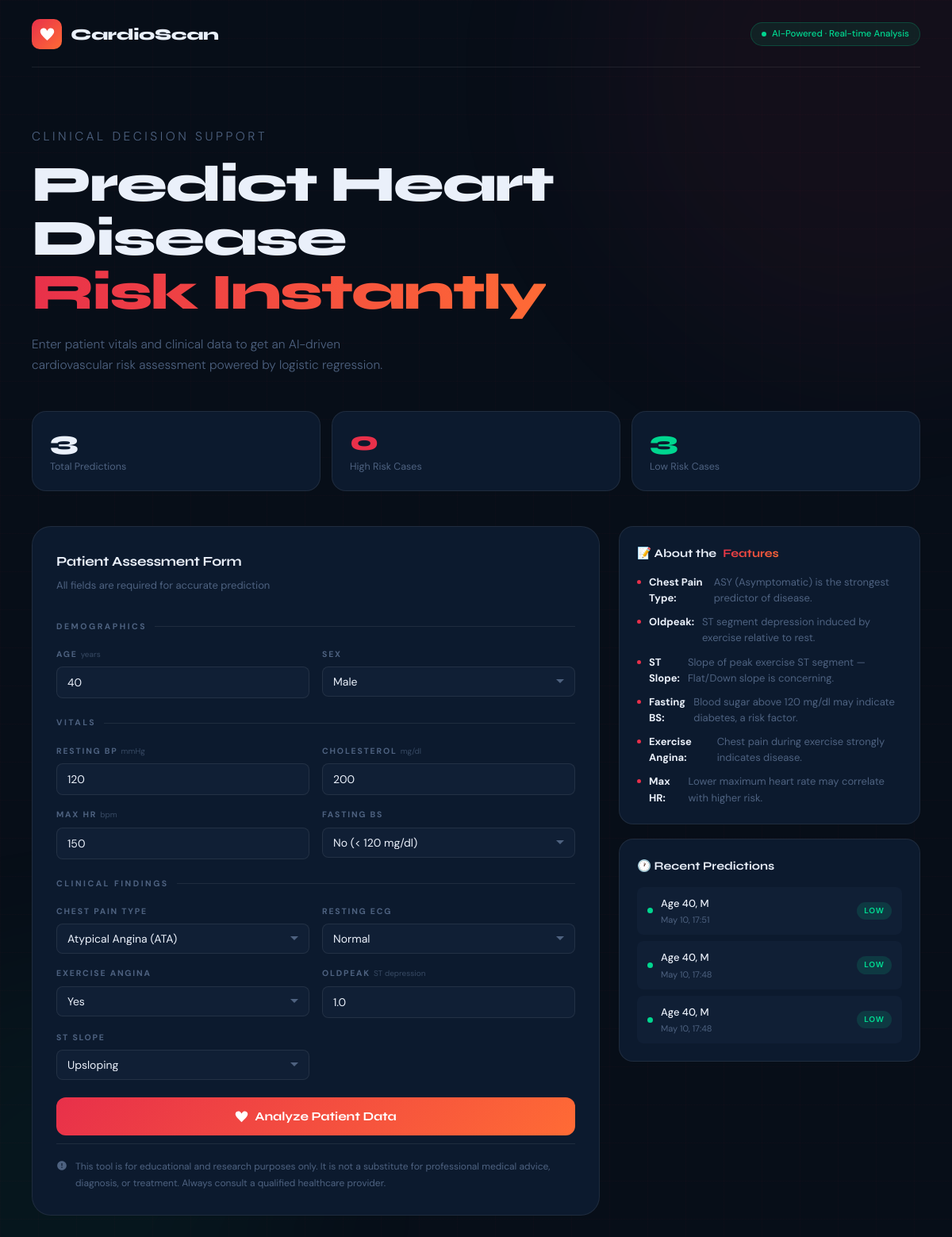
Before: / with the older database file.
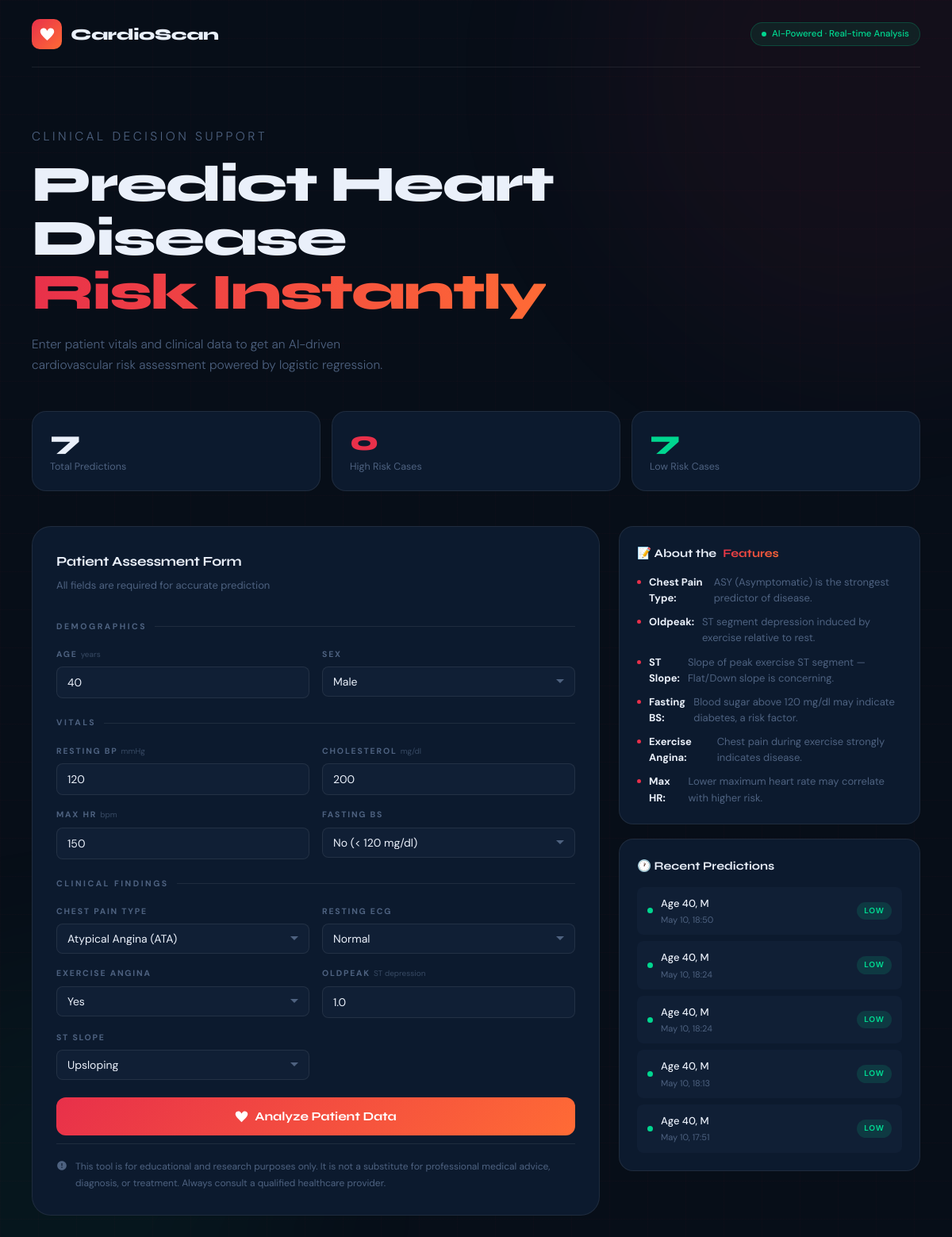
After: the same page with the newer database file.
### heart_app/models.py (models this page shows, shortened)
class PredictionRecord(models.Model):
    age = models.IntegerField()
    sex = models.CharField(max_length=1)
    chest_pain_type = models.CharField(max_length=10)
    resting_bp = models.IntegerField()
    cholesterol = models.IntegerField()
    fasting_bs = models.IntegerField()
    resting_ecg = models.CharField(max_length=10)
    max_hr = models.IntegerField()
    exercise_angina = models.CharField(max_length=1)
    oldpeak = models.FloatField()
    st_slope = models.CharField(max_length=10)
    prediction = models.IntegerField()  # 0 or 1
    created_at = models.DateTimeField(auto_now_add=True)
    class Meta:
        ordering = ['-created_at']

### heart_app/views.py (the view)
# urls.py: path('', views.index, name='index'),
def index(request):
    form   = HeartPredictionForm()
    recent = PredictionRecord.objects.order_by('-created_at')[:5]
    stats  = {
        'total':     PredictionRecord.objects.count(),
        'high_risk': PredictionRecord.objects.filter(prediction=1).count(),
        'low_risk':  PredictionRecord.objects.filter(prediction=0).count(),
    }
    return render(request, 'heart_app/index.html', {
        'form':   form,
        'recent': recent,
        'stats':  stats,
    })

### heart_app/templates/heart_app/index.html (shortened to what the changed rows need)
{% load static %}
<!doctype html>
<html lang="en">
  <head>
    <link rel="stylesheet" href="{% static 'heard.css' %}" />
  </head>
  <body>
    <div class="wrapper">
      <section class="hero">
        <h1>Predict Heart Disease<br /><span>Risk Instantly</span></h1>
      </section>
      <div class="stats-row">
        <div class="stat-card">
          <div class="stat-num">{{ stats.total }}</div>
          <div class="stat-label">Total Predictions</div>
        </div>
        <div class="stat-card">
          <div class="stat-num low">{{ stats.low_risk }}</div>
          <div class="stat-label">Low Risk Cases</div>
        </div>
      </div>
      <div class="main-grid">
        <div class="sidebar">
          <div class="history-card">
            <div class="history-list" id="historyList">
              {% if recent %}
                {% for record in recent %}
                  <div class="history-item">
                    <div class="history-item-left">
                      <div class="h-dot {% if record.prediction == 1 %}high{% else %}low{% endif %}"></div>
                      <div>
                        <div class="h-info">Age {{ record.age }}, {{ record.sex }}</div>
                        <div class="h-date">{{ record.created_at|date:"M d, H:i" }}</div>
                      </div>
                    </div>
                    <span class="h-badge {% if record.prediction == 1 %}high{% else %}low{% endif %}">
                      {% if record.prediction == 1 %}High{% else %}Low{% endif %}
                    </span>
                  </div>
                {% endfor %}
              {% else %}
                <div class="no-history">
                  No predictions yet.<br />Run your first analysis above.
                </div>
              {% endif %}
            </div>
          </div>
        </div>
      </div>
    </div>
  </body>
</html>

Changed rows visible on the page:
no longer on this page (row unchanged): PredictionRecord: prediction 0 (drawn), age "40", sex "M", created_at "May 10, 17:48"
no longer on this page (row unchanged): PredictionRecord: prediction 0 (drawn), age "40", sex "M", created_at "May 10, 17:48"
added PredictionRecord: prediction 0 (drawn), age "40", sex "M", created_at "May 10, 18:50"
added PredictionRecord: prediction 0 (drawn), age "40", sex "M", created_at "May 10, 18:24"
added PredictionRecord: prediction 0 (drawn), age "40", sex "M", created_at "May 10, 18:24"
added PredictionRecord: prediction 0 (drawn), age "40", sex "M", created_at "May 10, 18:13"
Other visible differences:
{{ stats.total }}: "3" → "7"
{{ stats.low_risk }}: "3" → "7"
